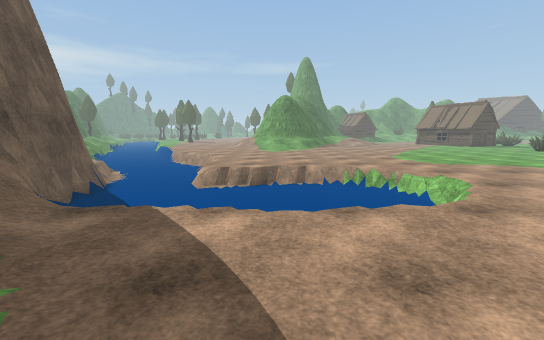
view 1 (above)

12 first-person views from a walk through a scene from a Unity 3-D project. The camera is 1.5 m above the floor, tilts 8° down and sees 90° across. The floor is counted in squares, 1 m on a side. Each view is taken from the middle of a square. On the plan, view 1 faces up. The plan holds only what a view shows up to about 14 squares ahead; the rest is blank. The place goes on beyond the plan. The player character is not drawn. Some surface patterns are stand-ins.

view 2
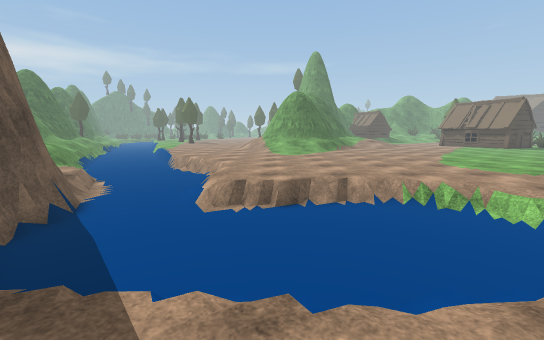

view 3
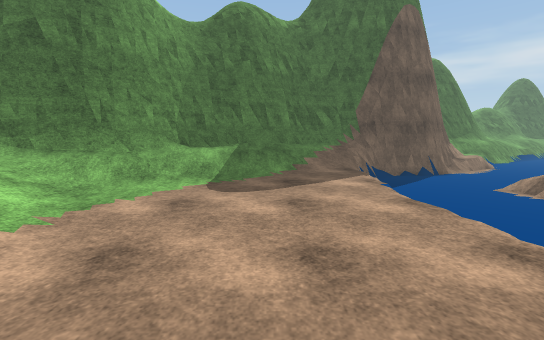

view 4
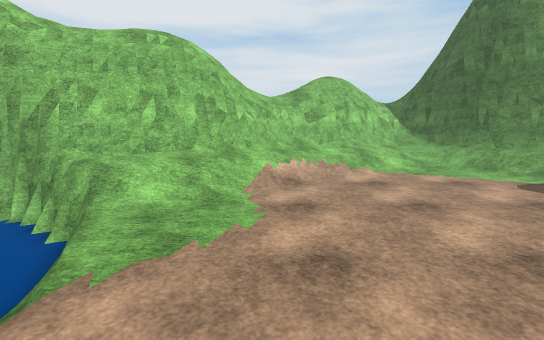

view 5
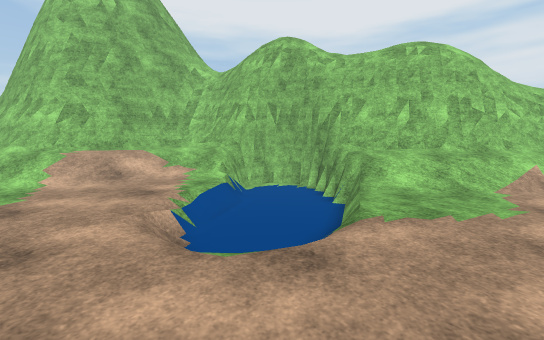

view 6
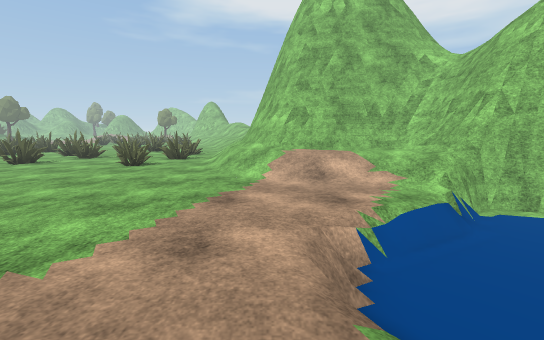

view 7
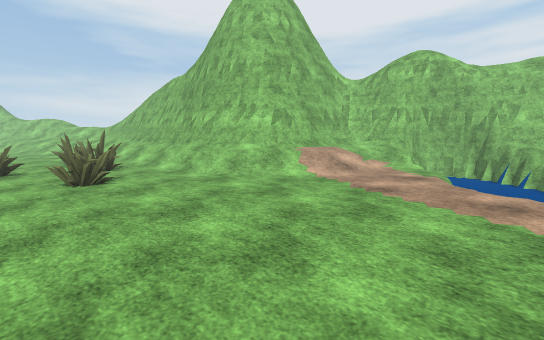

view 8
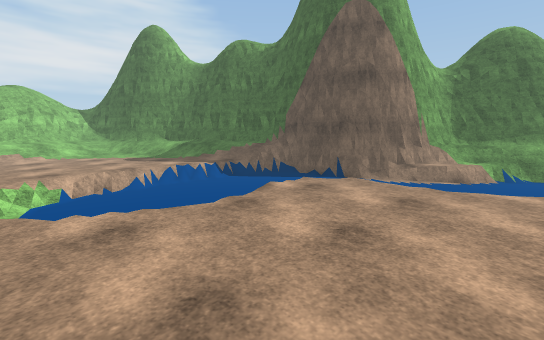

view 9
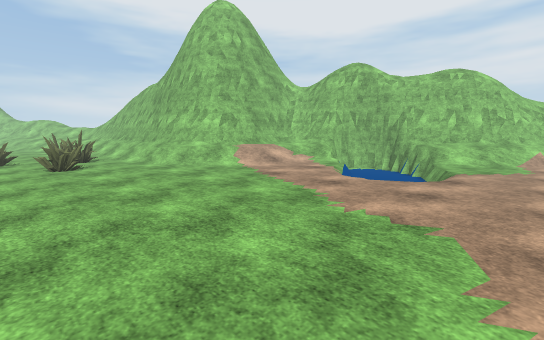

view 10
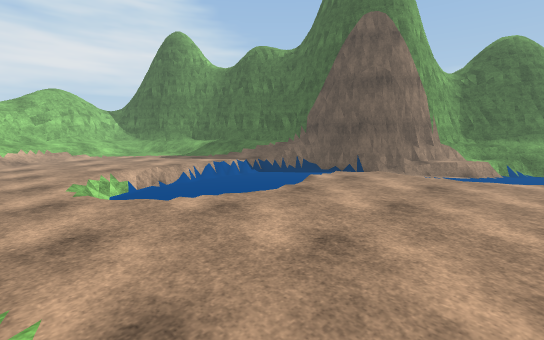

view 11
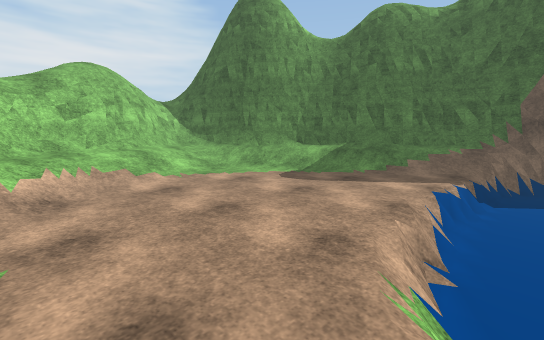

view 12
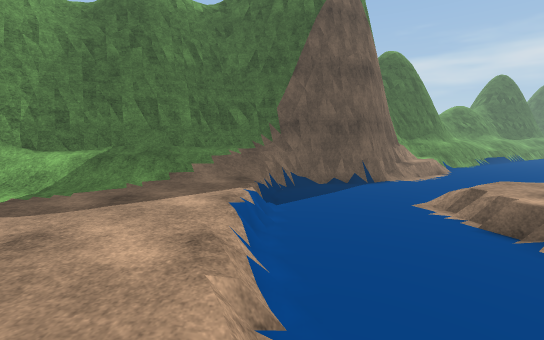

### Floor plan
Key: @ floor where view 1 was taken; # wall or solid block; . main floor; - floor 0.25 m lower than the main floor; _ floor 0.5 m lower than the main floor; < floor 0.75 m lower than the main floor; / step, stairs or slope; = window, fence, low wall or low ledge; v drop or lower ground.
Columns run from 13 left of view 1 to 24 right of it. Each row starts with its distance up from view 1.
 17 ===<<<<<</............................
 16 ##=<<<<<</............................
 15 #====<<<<</.........................
 14 ##===<<<<</..........................
 13  ###==<<<//...........................
 12    ###<<<</..../..................////
 11      ##<<</___///.............../////=
 10       #<<<<<<<<<<<-............///####
  9       #=<<<<<<<<<<_...........///###
  8       #=<<<<<<<<<<_....._-....//##
  7       ##<<<<<<<<<<-...//<<-..///##
  6       #==/_<<<<<//.....<<<_..///#
  5       #///............._<<</////#
  4       ##//............./<<<<v//=#
  3       ##///............//<<<v####
  2        ##//...........///v<<v##
  1         #///.........////=####
  0         ##//.@......///####
 -1         ##=//.....///=###
 -2          ##///..////=##
 -3           ##////////##
 -4            ##///==####
 -5             #//#####
 -6             #==##
 -7               =#

Positions as (right, up) in squares from view 1, and headings:
1: (0, 0), facing up
2: (-1, 3), facing up
3: (7, 2), facing left
4: (7, 8), facing down
5: (7, 10), facing down-right
6: (8, 9), facing right
7: (11, 17), facing down-right
8: (5, 17), facing down-left
9: (7, 17), facing down-right
10: (7, 17), facing down-left
11: (7, 7), facing down-left
12: (5, 6), facing left
